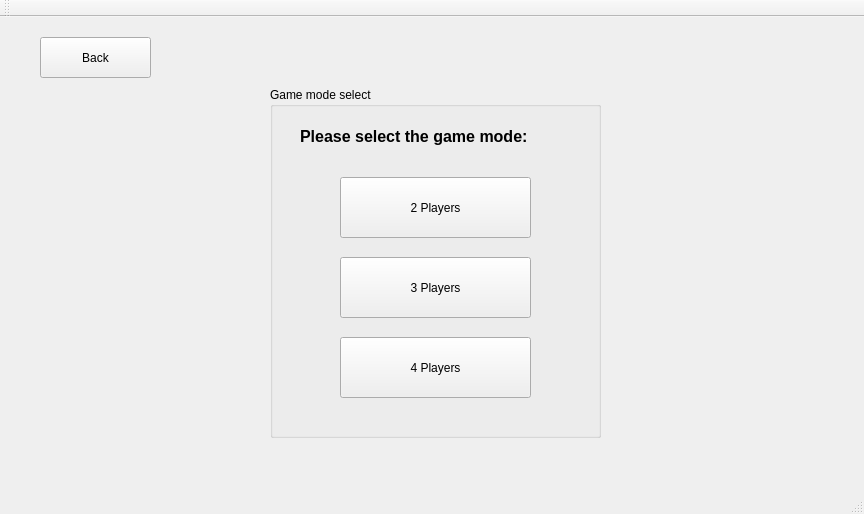
<?xml version="1.0" encoding="UTF-8"?>
<ui version="4.0">
 <class>PreLobbyMenuClass</class>
 <widget class="QMainWindow" name="PreLobbyMenuClass">
  <property name="geometry">
   <rect>
    <x>0</x>
    <y>0</y>
    <width>864</width>
    <height>514</height>
   </rect>
  </property>
  <property name="windowTitle">
   <string>PreLobbyMenu</string>
  </property>
  <widget class="QWidget" name="centralWidget">
   <widget class="QGroupBox" name="groupBox">
    <property name="geometry">
     <rect>
      <x>270</x>
      <y>70</y>
      <width>331</width>
      <height>351</height>
     </rect>
    </property>
    <property name="title">
     <string>Game mode select</string>
    </property>
    <widget class="QLabel" name="gamemodeSelectLabel">
     <property name="geometry">
      <rect>
       <x>30</x>
       <y>30</y>
       <width>230</width>
       <height>40</height>
      </rect>
     </property>
     <property name="text">
      <string>&lt;html&gt;&lt;head/&gt;&lt;body&gt;&lt;p&gt;&lt;span style=&quot; font-size:12pt; font-weight:700;&quot;&gt;Please select the game mode:&lt;/span&gt;&lt;/p&gt;&lt;/body&gt;&lt;/html&gt;</string>
     </property>
    </widget>
    <widget class="QPushButton" name="twoPlayersPushButton">
     <property name="geometry">
      <rect>
       <x>70</x>
       <y>90</y>
       <width>191</width>
       <height>61</height>
      </rect>
     </property>
     <property name="text">
      <string>2 Players</string>
     </property>
    </widget>
    <widget class="QPushButton" name="threePlayersPushButton">
     <property name="geometry">
      <rect>
       <x>70</x>
       <y>170</y>
       <width>191</width>
       <height>61</height>
      </rect>
     </property>
     <property name="text">
      <string>3 Players</string>
     </property>
    </widget>
    <widget class="QPushButton" name="fourPlayersPushButton">
     <property name="geometry">
      <rect>
       <x>70</x>
       <y>250</y>
       <width>191</width>
       <height>61</height>
      </rect>
     </property>
     <property name="text">
      <string>4 Players</string>
     </property>
    </widget>
   </widget>
   <widget class="QPushButton" name="backLobbyPushButton">
    <property name="geometry">
     <rect>
      <x>40</x>
      <y>20</y>
      <width>111</width>
      <height>41</height>
     </rect>
    </property>
    <property name="text">
     <string>Back</string>
    </property>
   </widget>
  </widget>
  <widget class="QToolBar" name="mainToolBar">
   <attribute name="toolBarArea">
    <enum>TopToolBarArea</enum>
   </attribute>
   <attribute name="toolBarBreak">
    <bool>false</bool>
   </attribute>
  </widget>
  <widget class="QStatusBar" name="statusBar"/>
 </widget>
 <layoutdefault spacing="6" margin="11"/>
 <resources/>
 <connections/>
</ui>
